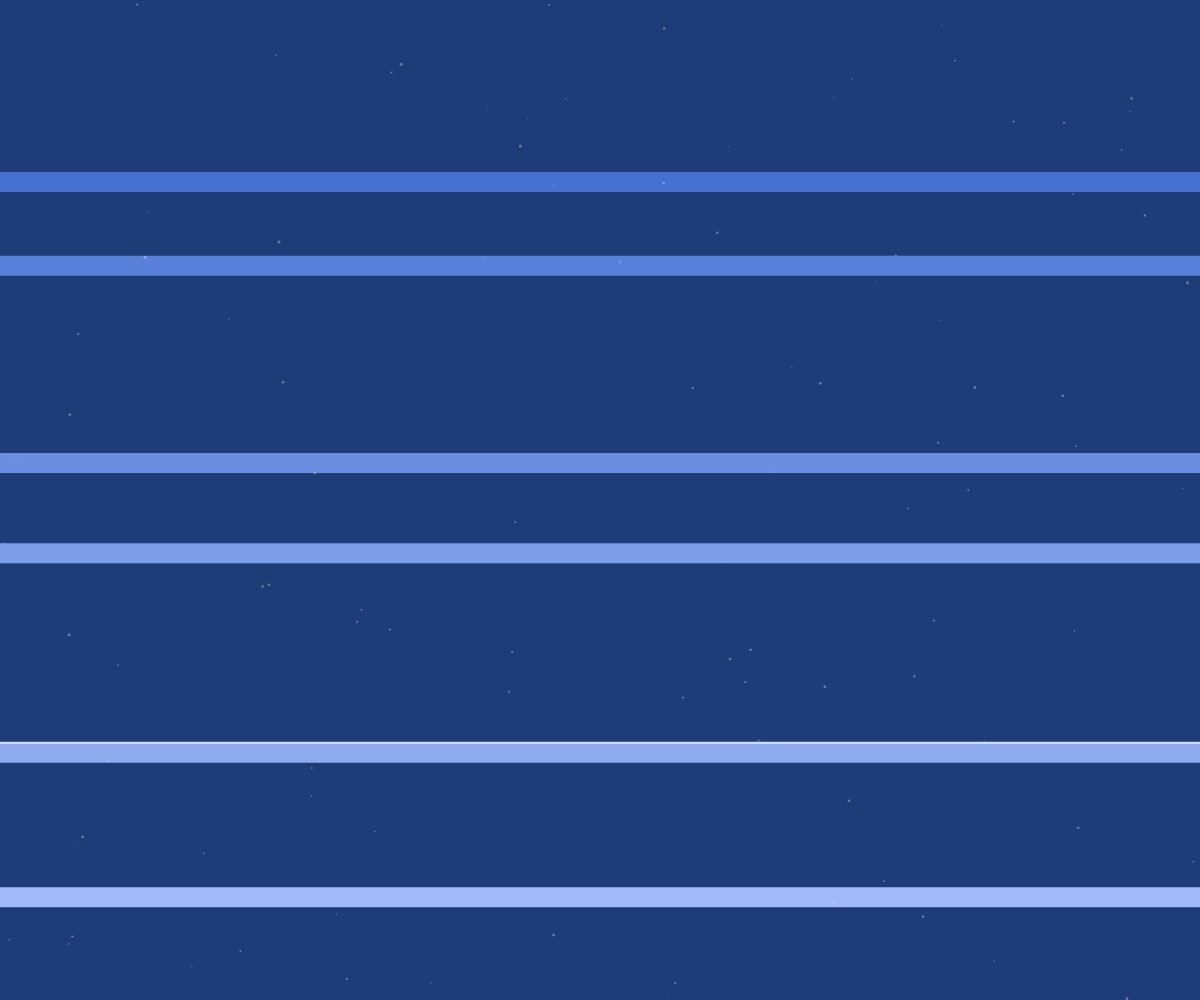
Frame 1 (no input)
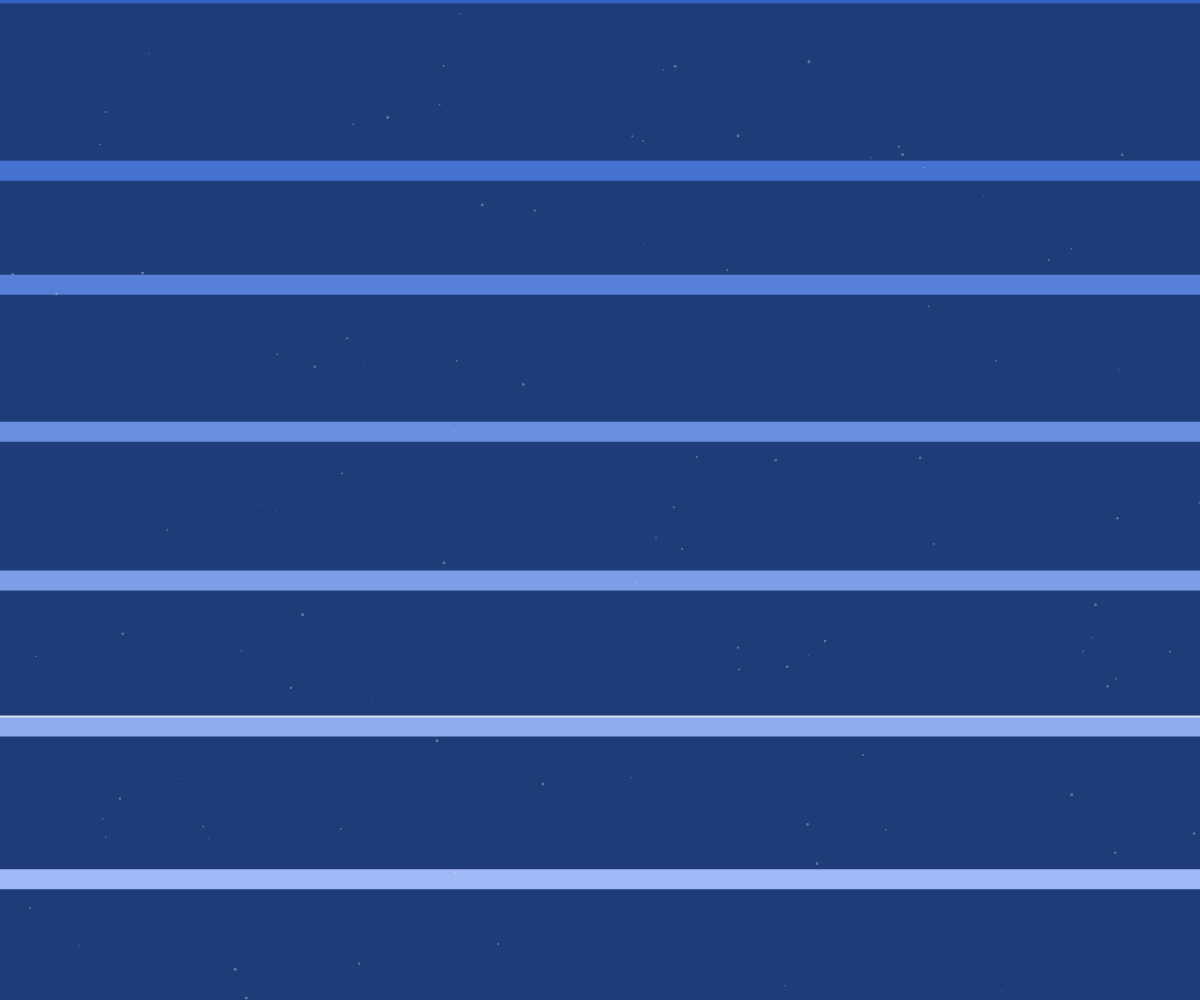
Frame 60 (no input)
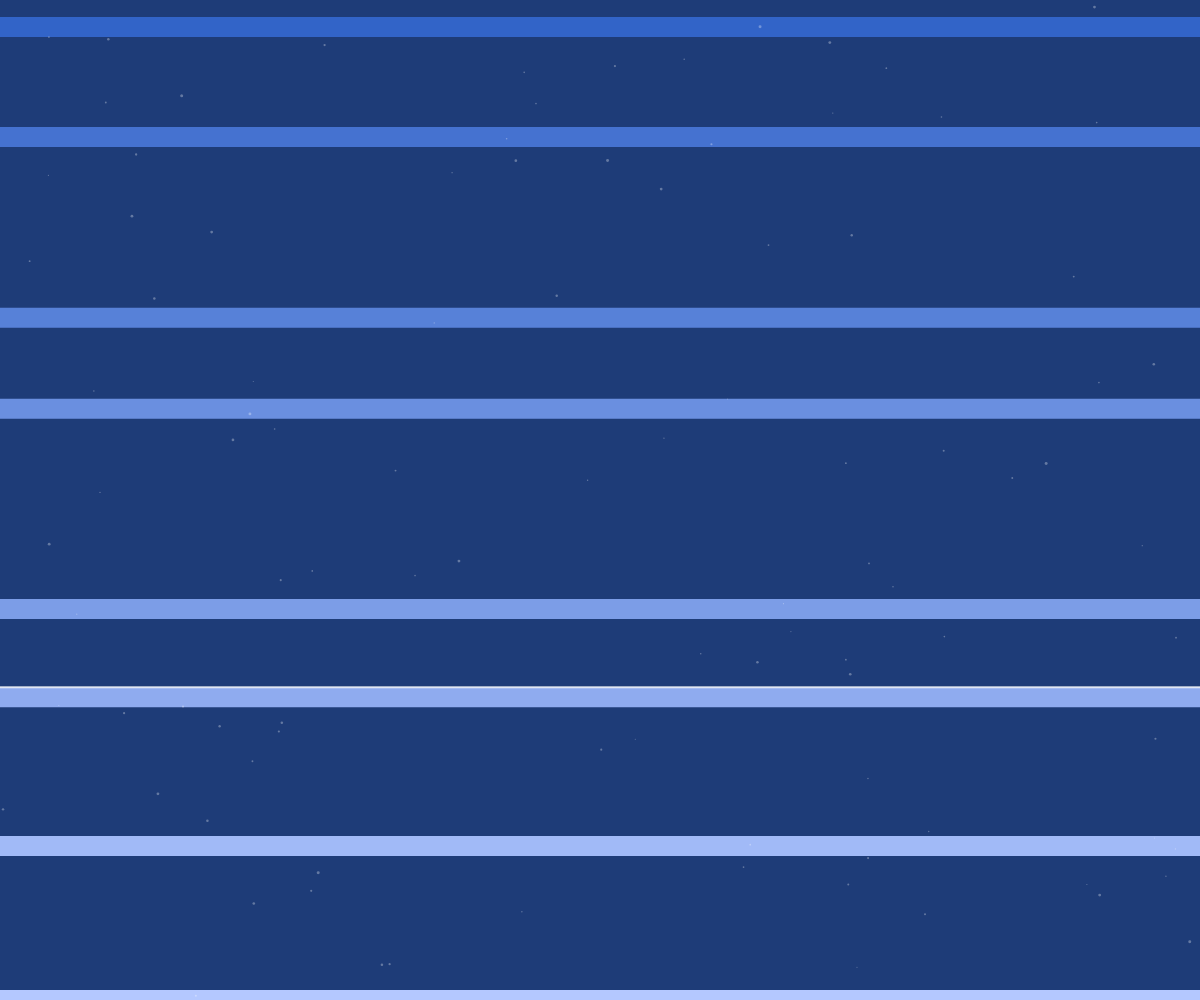
Frame 120 (the mouse pressed at the canvas centre since frame 60)

The p5.js sketch that drew these frames (run headless with seeded random() and noise() and a simulated clock; from frame 60 on, the mouse is pressed at the canvas centre):

// p5.js sketch
// ── sketch.js
let bands = [];
const numBands = 8;
const waveSpeed = 0.02;
const waveHeight = 30;
const highWaterLine = 0.7;

function setup() {
  createCanvas(windowWidth, windowHeight);
  noStroke();
  
  // Create horizontal bands with varying colors and positions
  for (let i = 0; i < numBands; i++) {
    bands.push({
      y: map(i, 0, numBands - 1, 0, height),
      color: color(
        map(i, 0, numBands - 1, 50, 180),
        map(i, 0, numBands - 1, 100, 200),
        map(i, 0, numBands - 1, 200, 255)
      ),
      phase: random(TWO_PI)
    });
  }
}

function draw() {
  background(20);
  
  // Draw the water surface
  fill(30, 60, 120);
  rect(0, 0, width, height);
  
  // Update and draw bands with wave motion
  for (let i = 0; i < bands.length; i++) {
    const band = bands[i];
    
    // Apply wave motion to each band
    const waveOffset = sin(frameCount * waveSpeed + band.phase) * waveHeight;
    const y = band.y + waveOffset;
    
    // Draw the band
    fill(band.color);
    rect(0, y, width, 20); // Each band is 20px high
    
    // Highlight the high water line
    if (i === Math.floor(highWaterLine * numBands)) {
      stroke(255, 200);
      strokeWeight(2);
      line(0, y, width, y);
      noStroke();
    }
  }
  
  // Add some visual effect to make it look more turbulent
  for (let i = 0; i < 100; i++) {
    const x = random(width);
    const y = random(height);
    const size = random(1, 3);
    fill(255, 80);
    ellipse(x, y, size, size);
  }
}

function windowResized() {
  resizeCanvas(windowWidth, windowHeight);
}
